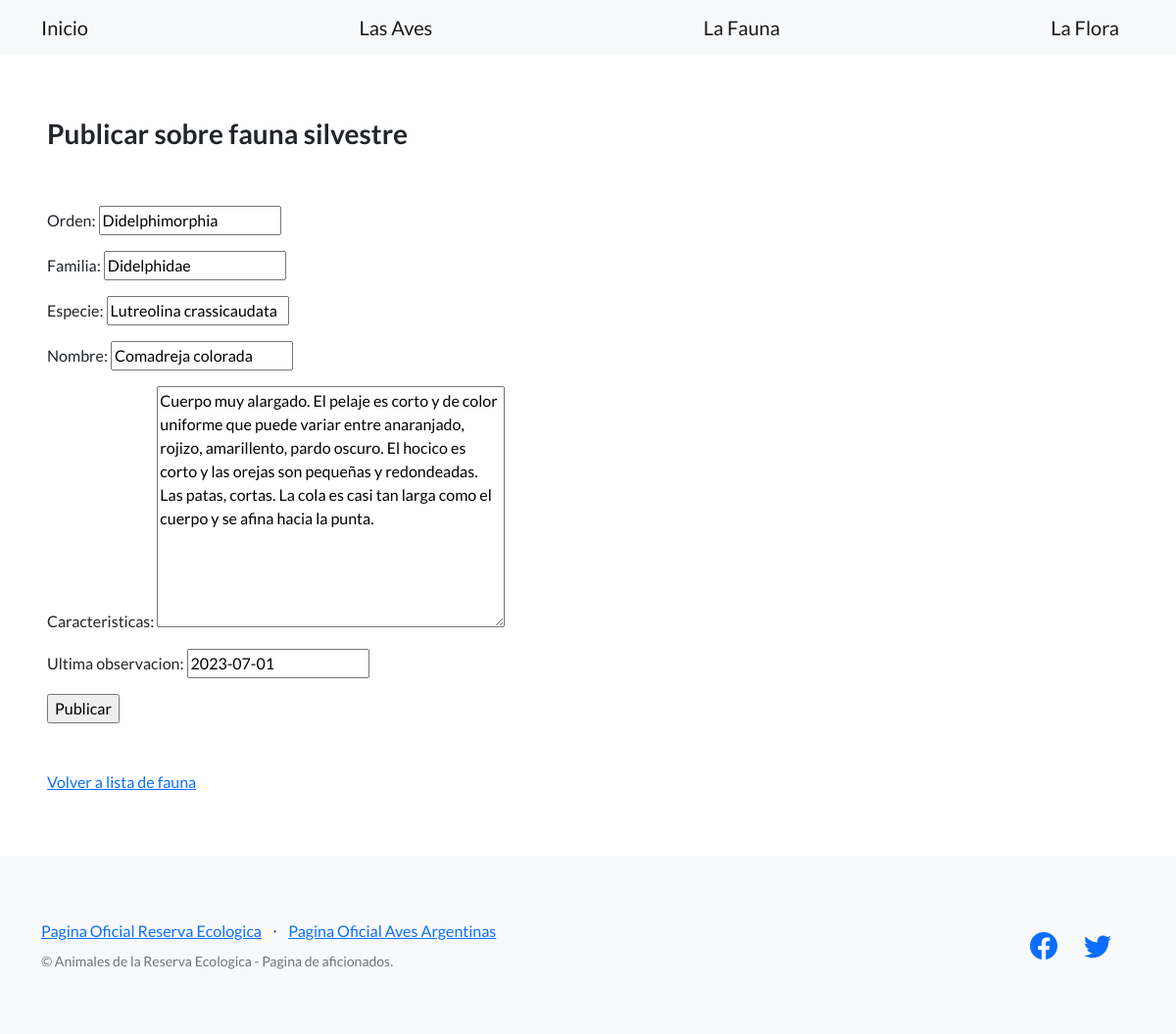
The app's page /animales/editar-fauna/1/ with its own data.
### aves_argentinas/models.py (models this page shows, shortened)
class Fauna(models.Model):
    orden = models.CharField(max_length=200)
    familia = models.CharField(max_length=200)
    especie = models.CharField(max_length=200)
    nombre = models.CharField(max_length=200)
    caracteristicas = models.TextField()
    ultima_observacion = models.DateField()

### aves_argentinas/views.py (the view)
# urls.py: path('editar-fauna/<int:id>/', editar_fauna, name = "editar_fauna"),
def editar_fauna(request, id):
    fauna = Fauna.objects.get(id=id)
    if request.method == 'POST':
        formulario = FaunaFormulario(request.POST)
        if formulario.is_valid():
            data = formulario.cleaned_data
            fauna.nombre = data['nombre']
            fauna.orden = data['orden']
            fauna.familia = data['familia']
            fauna.especie = data['especie']
            fauna.caracteristicas = data['caracteristicas']
            fauna.ultima_observacion = data['ultima_observacion']
            fauna.save()
            url_exitosa = reverse('lista_fauna')
            return redirect(url_exitosa)
    else:
        inicial = { #le paso al form esta data inicial para que aparezcan los datos completados al ingresar a 'editar' y luego los puedo modificar
            'nombre' : fauna.nombre,
            'orden' : fauna.orden,
            'familia' : fauna.familia,
            'especie' : fauna.especie,
            'caracteristicas' : fauna.caracteristicas,
            'ultima_observacion' : fauna.ultima_observacion,
        }
        formulario = FaunaFormulario(initial=inicial)
        return render(
            request=request,
            template_name='aves_argentinas/formulario_fauna.html',
            context={'formulario': formulario},
        )

### aves_argentinas/forms.py
class FaunaFormulario(forms.Form):
    orden = forms.CharField(required=True, max_length=200)
    familia = forms.CharField(required=True, max_length=200)
    especie = forms.CharField(required=True, max_length=200)
    nombre = forms.CharField(required=True, max_length=200)
    caracteristicas = forms.CharField(widget=forms.Textarea)
    ultima_observacion = forms.DateField()

### aves_argentinas/templates/aves_argentinas/formulario_fauna.html (shortened to what this page needs)
{% extends 'base.html' %}
{% block contenido %}
<h3>Publicar sobre fauna silvestre</h3>
<br></br>
<form method = 'post'>
    {{ formulario.as_p }}
    <input type="submit" value="Publicar" />
</form>
<br></br>
<a href="{% url 'lista_fauna' %}">Volver a lista de fauna</a>
{% endblock contenido %}

### records on screen
Fauna: orden "Didelphimorphia", familia "Didelphidae", especie "Lutreolina crassicaudata", nombre "Comadreja colorada", caracteristicas "Cuerpo muy alargado. El pelaje es corto y de color uniforme que puede variar entre anaranjado, rojizo, amarillento, pardo oscuro. El hocico es corto y las orejas son pequeñas y redondeadas. Las patas, cortas. La cola es casi tan larga como el cuerpo y se afina hacia la punta.", ultima_observacion "2023-07-01"
